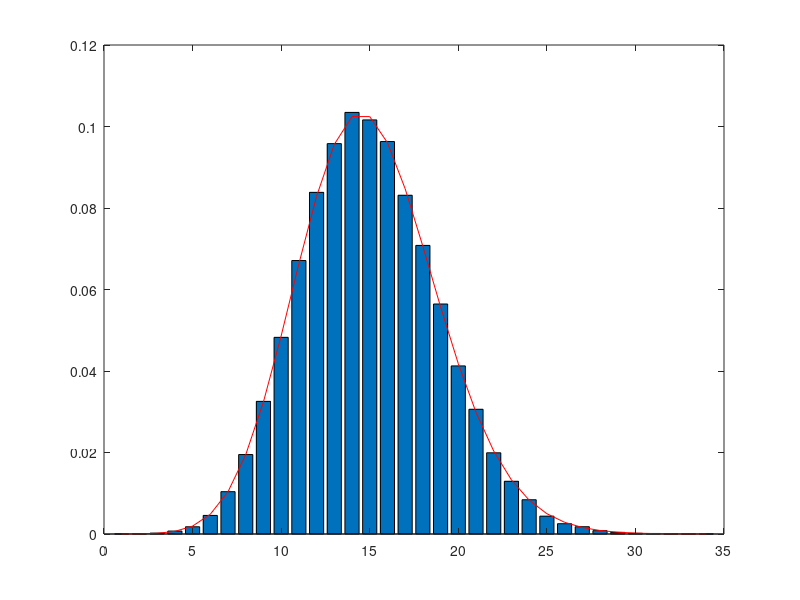

Here is the MATLAB script that generated this plot:
% Topic 1 : bai 1b 
clc; clear all; close all;
T=3.8; p=0.0015; % sx hat bi phan ra trong mot thoi gian
N=1e4; % so hat ban dau  
Nt=1e5;  %
for i=1:Nt
    r=rand(1,N);
    x(i)=sum(r<=p); % tong so hat nhan bi phan ra tai x(i)
end 
nn=min(x):1:max(x);  % liet ke so luong hat bi phan ra, nhay tu min den max tang 1 don vi
nx=hist(x,nn); % so luong tan suat cac gia x theo tung gia tri cua list nn
fprintf('%d %d %d',length(x),length(nn),length(nx));
bar(nn,nx./Nt); % ve bieu do cot bieu thi cac tan suat
hold on; % ve tiep do thi khac tren cac truc do
k=min(x):max(x); % tu min den max
lamda=p*N;
Poisson=exp(-lamda).*(lamda.^k)./factorial(k); 
plot(k,Poisson,'r'); % ve bieu do poisson theo cac gia tri bi so luong hat bi phan ra
